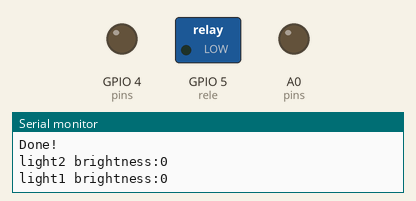
Recording of a sketch running on a simulated ESP8266 (NodeMCU). Parts: switched loads named in the sketch (green lamp = pin HIGH), output pins drawn as LEDs (lit = HIGH), the last lines printed to the serial monitor.

Above: at 0.05 s.
At 5.85 s:
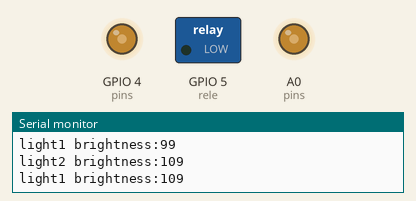
At 11.65 s:
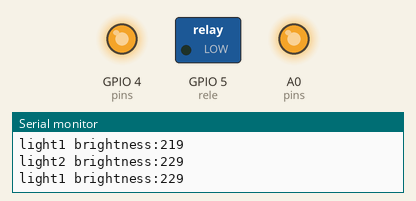
At 23.25 s:
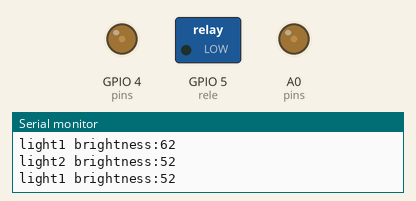
Timing chart, 0 to 33.3 s (numbered marks = the images above):
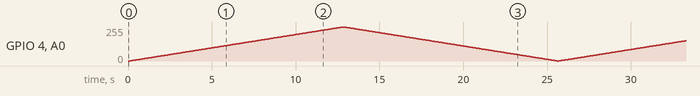

The sketch:

exemplovariosdimmer.ino
```cpp
/**
 * https://github.com/fabiuz7/Dimmable-Light-Arduino
 * This advanced example shows how to use the DimmableLightManager
 * combined with Ticker class.
 *
 * In this case the friendly names are "light1", "light2" and so on...
 * Once your setup is ready (light, thyristor, wemos flashed with this sketch),
 * you should see a very simple effect: all the light will fade from
 * dark to maximum brightness simultaneously.
 *
 * NOTE: compiles only for ESP8266 and ESP32 because the Ticker.h dependency
 */

#include <Ticker.h>
#include <dimmable_light_manager.h>

#define N 2

const int syncPin = 2;
int rele = 5;
int pins[N] = {17, 4};

// This param modifies the effect speed. The value is the perios between a
// brightnes and the next one, in seconds
float period = 0.05;

Ticker dim;

DimmableLightManager dlm;

void doRaise(void){
  static uint8_t brightnessStep=0;

  for(int i=0;i<dlm.getCount();i++){
    DimmableLight* dimLight = dlm.get().second;
    dimLight->setBrightness(brightnessStep);
  }

  if(brightnessStep==255){
    brightnessStep=0;
    dim.attach(period,doLower);
  }else{
    brightnessStep++;
  }
}

void doLower(void){
  static uint8_t brightnessStep=255;

  for(int i=0;i<dlm.getCount();i++){
    DimmableLight* dimLight = dlm.get().second;
    dimLight->setBrightness(brightnessStep);
  }

  if(brightnessStep==0){
    brightnessStep=255;
    dim.attach(period,doRaise);
  }else{
    brightnessStep--;
  }
}

void setup() {
  Serial.begin(115200);
  while(!Serial);
  Serial.println();
  Serial.println("Dimmable Light for Arduino: fifth example");

  Serial.println("Initializing the dimmable light class... ");
  pinMode(rele, OUTPUT);
  digitalWrite(rele, LOW);

  // Add all the lights you need
  for(int i=0; i<N; i++){
    if(dlm.add(String("light") + (i+1), pins[i])){
      Serial.println(String("   ") + (i+1) + "-th light added correctly");
    }else{
      Serial.println("   Light isn't added, probably this name was already used...");
    }
  }

  DimmableLight::setSyncPin(syncPin);
  DimmableLightManager::begin();

  Serial.println("Done!");

  // This line starts the effect. In the meanwhile,
  // you can continue to execution your own code (thanks to Ticker library)
  dim.attach(period, doRaise);
}

void loop() {
  // Print the light name and its actual brightness
  for(int i=0; i<dlm.getCount(); i++){
    std::pair<String,DimmableLight*> p = dlm.get();
    DimmableLight* dimLight = p.second;
    // Altervatively, you can require to the manager a specific light
    //DimmableLight* dimLight = dlm.get("light1");

    Serial.println(String(p.first) + " brightness:" + dimLight->getBrightness());
  }
  Serial.println();

  delay(500);
}
```
